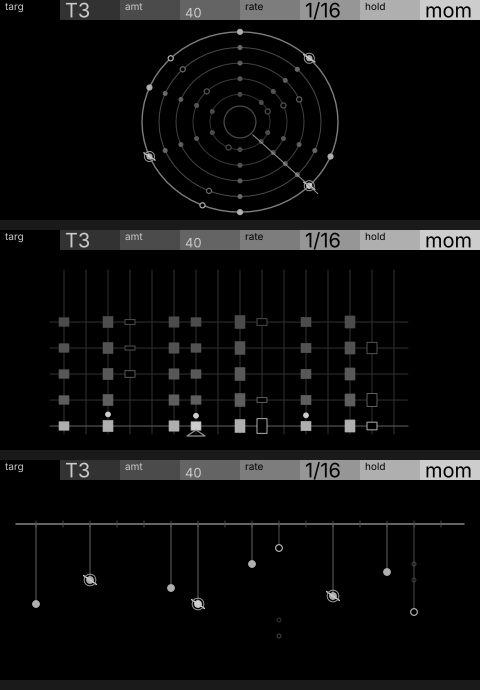

The Python source for this figure:
#!/usr/bin/env python3
"""ariadne, round 1: three subjects for the function track's screen, drawn as rough 1:1 sketches to choose from.

Shared fake data: the target track's 16 steps over the last 5 passes. Each step is empty or a note (pitch 0..12);
steps 2, 6 and 11 are p-locked (parameter locks, drawn their own way); steps 3, 9 and 14 are autogenerated: a function
rewrote them, so they differ pass to pass; the rest are locked: they stay as written.

    python3 sketches.py <outdir>     → a.svg b.svg c.svg and sketches.png (1:1 frames stacked)
"""
import math
import random
import subprocess
import sys
from pathlib import Path

sys.path.insert(0, str(Path(__file__).resolve().parents[2] / "meikyu" / "concepts"))
import orbits as O                       # noqa: E402  path / ell helpers
import pages as P                        # noqa: E402  stock header

path, ell = O.path, O.ell
G = lambda v: f"#{v:02X}{v:02X}{v:02X}"
rnd = random.Random(4)
BASE = [5, None, 8, 3, None, 7, 5, None, 10, 2, None, 6, None, 9, 4, None]
PLOCK = {2, 6, 11}
AUTO = {3, 9, 14}
PASSES = []
for k in range(5):
    row = list(BASE)
    for s in AUTO:
        row[s] = rnd.choice([None, rnd.randint(0, 12)])
    PASSES.append(row)                   # PASSES[-1] is the pass playing now
HEAD = 6                                 # the step playing


def header(labels=("targ", "amt", "rate", "hold"), vals=("T3", "40", "1/16", "mom")):
    p = P.Page(density=0.4, scale=0, corrupt=0.2, drum=False)
    o = P.header(p)
    for a, b in zip(("Dens", "Scal", "Crpt", "Drum"), labels):
        o = [l.replace(f">{a}<", f">{b}<") for l in o]
    for a, b in zip(("40", "minor", "20", "off"), vals):
        o = [l.replace(f">{a}<", f">{b}<", 1) for l in o]
    return o


def frame(body, name, out):
    svg = "\n".join(['<svg xmlns="http://www.w3.org/2000/svg" width="480" height="220" viewBox="0 0 480 220">',
                     '<rect x="0" y="0" width="480" height="220" fill="#000000" stroke="none"/>'] + body + header() + ["</svg>"])
    (out / f"{name}.svg").write_text(svg)
    subprocess.run(["rsvg-convert", "-w", "480", "-h", "220", str(out / f"{name}.svg"), "-o", str(out / f"{name}.png")], check=True)


def knot(x, y, s, g, plock, hot=False):
    """a note: a filled bead; a p-locked note: a bead with a tie bar through it"""
    o = [path(ell(x, y, s, s, n=16), G(0xCD if hot else g), 1.0, fill=G(0xCD if hot else g), close=True)]
    if plock:
        o.append(path([(x - s - 3, y - s - 1), (x + s + 3, y + s + 1)], G(0xCD), 1.4))
        o.append(path(ell(x, y, s + 2.5, s + 2.5, n=16), G(0x96), 1.0, close=True))
    return o


# ---- A · rings of passes: the thread winds outward, one ring per pass ------------------------------------------------
def sketch_a():
    cx, cy = 240, 122
    o = [path(ell(cx, cy, 16, 16, n=24), G(0x4B), 1.2, close=True)]           # the centre, where the thread starts
    for k, row in enumerate(PASSES):
        r = 30 + 17 * k
        cur = k == len(PASSES) - 1
        g_ring = 0x7D if cur else 0x32 + 8 * k
        o.append(path(ell(cx, cy, r, r * 0.92, n=60), G(g_ring), 1.4 if cur else 1.0, close=True))
        for s, note in enumerate(row):
            a = -math.pi / 2 + 2 * math.pi * s / 16
            x, y = cx + r * math.cos(a), cy + 0.92 * r * math.sin(a)
            if note is None:
                continue
            g = 0xAF if cur else 0x4B + 10 * k
            if s in AUTO:                                                      # rewritten this pass: hollow
                o.append(path(ell(x, y, 2.6, 2.6, n=12), G(g), 1.2, fill="#000000", close=True))
            else:
                o += knot(x, y, 2.6 if cur else 2.0, g, s in PLOCK and cur, cur and s == HEAD)
    a = -math.pi / 2 + 2 * math.pi * HEAD / 16                                 # the playhead: the thread's end
    o.append(path([(cx + 18 * math.cos(a), cy + 18 * math.sin(a)), (cx + 110 * math.cos(a), cy + 0.92 * 110 * math.sin(a))], G(0x96), 1.0))
    return o


# ---- B · a loom: steps are warp threads, each pass weaves a new row ---------------------------------------------------
def sketch_b():
    x0, dx, y0, dy = 64, 22, 196, 26
    o = []
    for s in range(16):                                                        # warp threads
        x = x0 + dx * s
        o.append(path([(x, 40), (x, 204)], G(0x32), 1.0))
    for k, row in enumerate(PASSES):
        y = y0 - dy * (len(PASSES) - 1 - k)
        cur = k == len(PASSES) - 1
        o.append(path([(x0 - 14, y), (x0 + dx * 15 + 14, y)], G(0x64 if cur else 0x32), 1.0))   # the weft
        for s, note in enumerate(row):
            if note is None:
                continue
            x = x0 + dx * s
            h = 4 + note * 0.9                                                 # pitch as the float's length
            g = 0xAF if cur else 0x64 - 6 * (len(PASSES) - 1 - k)
            if s in AUTO:
                o.append(path([(x - 5, y - h / 2), (x + 5, y - h / 2), (x + 5, y + h / 2), (x - 5, y + h / 2)], G(g), 1.0, fill="#000000", close=True))
            else:
                o.append(path([(x - 5, y - h / 2), (x + 5, y - h / 2), (x + 5, y + h / 2), (x - 5, y + h / 2)], G(g), 0.6, fill=G(0xCD if cur and s == HEAD else g), close=True))
                if s in PLOCK and cur:
                    o.append(path(ell(x, y - h / 2 - 6, 2.4, 2.4, n=12), G(0xCD), 1.0, fill=G(0xCD), close=True))
    x = x0 + dx * HEAD
    o.append(path([(x - 9, 206), (x, 200), (x + 9, 206)], G(0x96), 1.2, close=True))   # the shuttle under the step playing
    return o


# ---- C · one thread across the page, notes hung on it at their pitch --------------------------------------------------
def sketch_c():
    x0, dx, ty = 36, 27, 64
    o = [path([(16, ty), (464, ty)], G(0x96), 1.4)]
    for s, note in enumerate(PASSES[-1]):
        x = x0 + dx * s
        o.append(path([(x, ty - 3), (x, ty + 3)], G(0x4B), 1.0))
        if note is None:
            continue
        y = ty + 24 + (12 - note) * 8
        ghost = [r[s] for r in PASSES[:-1]]
        for k, gn in enumerate(ghost):                                          # earlier passes, faint, behind
            if gn is not None and gn != note:
                gy = ty + 24 + (12 - gn) * 8
                o.append(path(ell(x, gy, 2.0, 2.0, n=12), G(0x32 + 6 * k), 1.0, close=True))
        o.append(path([(x, ty), (x, y)], G(0x64 if s not in AUTO else 0x4B), 1.0))
        if s in AUTO:
            o.append(path(ell(x, y, 3.4, 3.4, n=14), G(0xAF), 1.2, fill="#000000", close=True))
        else:
            o += knot(x, y, 3.4, 0xAF, s in PLOCK, s == HEAD)
    return o


def main():
    out = Path(sys.argv[1])
    out.mkdir(parents=True, exist_ok=True)
    from PIL import Image
    ims = []
    for name, fn in (("a", sketch_a), ("b", sketch_b), ("c", sketch_c)):
        frame(fn(), name, out)
        ims.append(Image.open(out / f"{name}.png"))
    sheet = Image.new("RGB", (480, 3 * 230), "#1A1A1A")
    for k, im in enumerate(ims):
        sheet.paste(im, (0, k * 230))
    sheet.save(Path(__file__).resolve().parent / "sketches.png")


if __name__ == "__main__":
    main()
